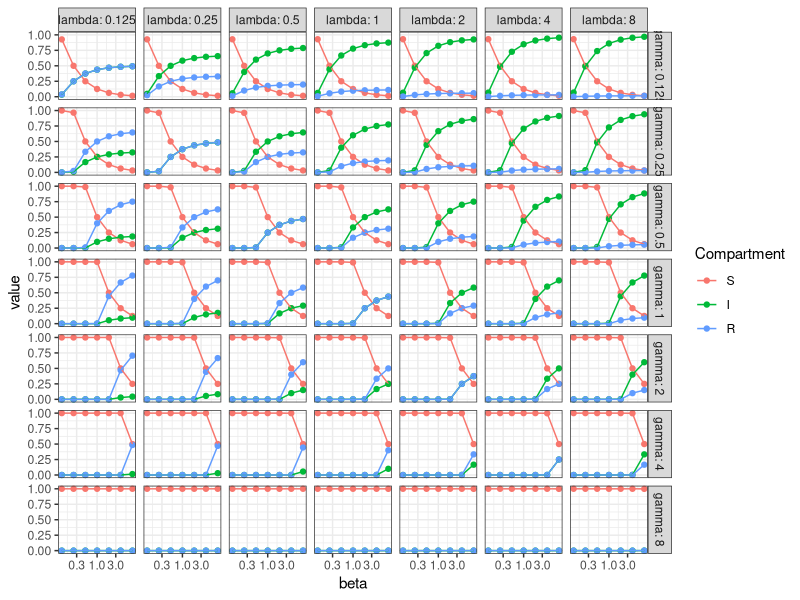
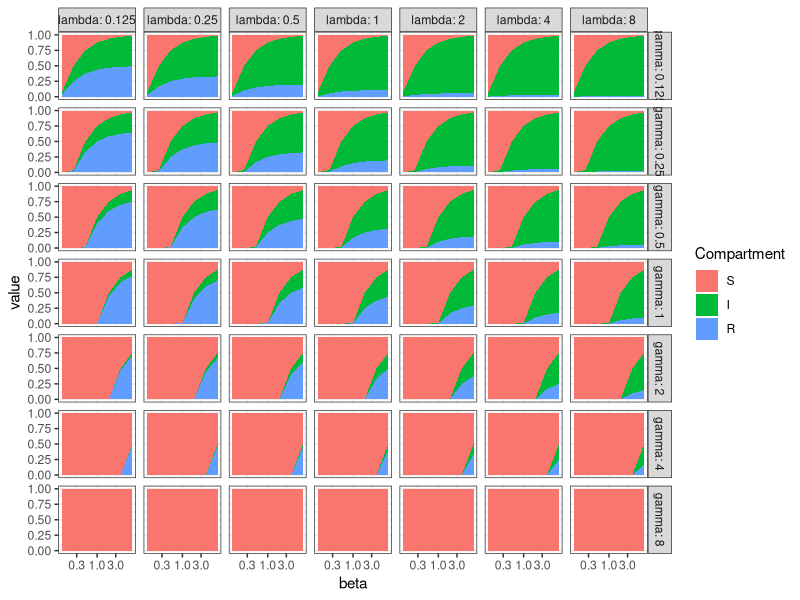
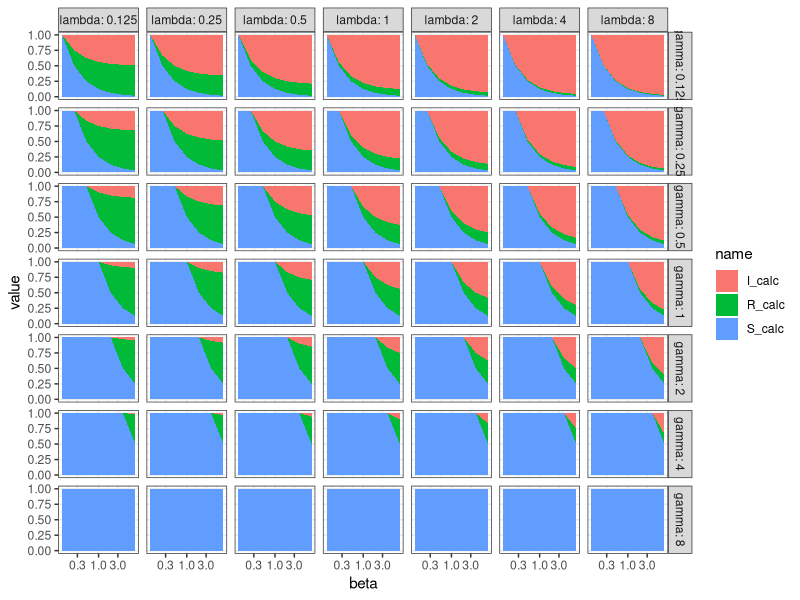

Write the R code that produced these figures, in order.
## ---- chunk 1
#| label: init
#| message: false
library('ggplot2')
library('tidyverse')
library('deSolve')
theme_set(theme_bw())
## ---- chunk 2
#| label: explore_model_dynamics
#| fig.width: 10
#| fig.height: 10
#| eval: true
#| cache: false
sir_ode_deterministic <- function(t, state, pars) {
  with(as.list(c(state, pars)), {
    dS <- - beta * I * S + lambda * R
    dI <- beta * I * S - gamma * I
    dR <- gamma * I - lambda * R
    return(list(c(dS = dS, dI = dI, dR = dR)))
  }) 
}


infected_initial <- 0.5
initial_condition <- 
  c(S = 1 - infected_initial,
    I = infected_initial,
    R = 0)

step_length <- 1
max_time <- 100
timepoints <- seq(0, max_time, by = step_length)
grid_values <- 2^(-1:1)
grid_values <- 2^(-2:2)
grid_values <- 2^(-3:3)

result <- tibble()
for(beta in grid_values) {
  for(gamma in grid_values) {
    for(lambda in grid_values) {
      parameters <- list(beta = beta, 
                         gamma = gamma,
                         lambda = lambda)
      solution <- ode(y = initial_condition, 
                      times = timepoints,
                      func = sir_ode_deterministic,
                      parms = parameters) %>% 
        unclass %>% as_tibble
      solution$beta <- beta
      solution$gamma <- gamma
      solution$lambda <- lambda
      result <- rbind(result, solution)
    }
  }
}

result <- pivot_longer(result, cols = c('S', 'I', 'R'))

last <- result %>% 
  filter(time == max_time) %>% 
  mutate(name = factor(name, levels = c('S', 'I', 'R')))

last %>%
  ggplot(aes(beta, value, colour = name)) + 
  geom_point() + geom_line() +
  facet_grid(rows = vars(gamma), 
             cols = vars(lambda), 
             labeller = label_both) +
  labs(xlab = 'beta', ylab = 'Fraction', colour = 'Compartment') +
  scale_x_continuous(trans='log10')

last %>%
  ggplot(aes(x = beta, y = value, fill = name)) +
  geom_area() +
  facet_grid(rows = vars(gamma), 
             cols = vars(lambda), 
             labeller = label_both) +
  labs(xlab = 'beta', ylab = 'Fraction', fill = 'Compartment') +
  scale_x_continuous(trans='log10')

ss <- last %>% 
  group_by(beta, gamma, lambda) %>% 
  summarise(ss = sum(value))
## ---- chunk 3
last_w <- pivot_wider(last, names_from = name, values_from = value)
last_w$S_calc <- pmin(1, last_w$gamma / last_w$beta)
last_w$I_calc <- 
  pmax(0, pmin(1, with(last_w, (lambda * (beta - gamma))) / 
                 (beta * (gamma + lambda))))
last_w$R_calc <- 
  pmax(0, pmin(1, with(last_w, (gamma * (beta - gamma)) / 
                         (beta * (gamma + lambda)))))

last_w$I_calc <- 1 - last_w$S_calc - last_w$R_calc

last <- last_w %>% 
  pivot_longer(cols = c('S_calc', 'I_calc', 'R_calc'))


last %>%
  ggplot(aes(x = beta, y = value, fill = name)) + 
  geom_area() +
  facet_grid(rows = vars(gamma), 
             cols = vars(lambda), 
             labeller = label_both) +
  labs(ylab = 'Fraction',  xlab = 'beta', colour = 'Compartment') +
  scale_x_continuous(trans='log10')
